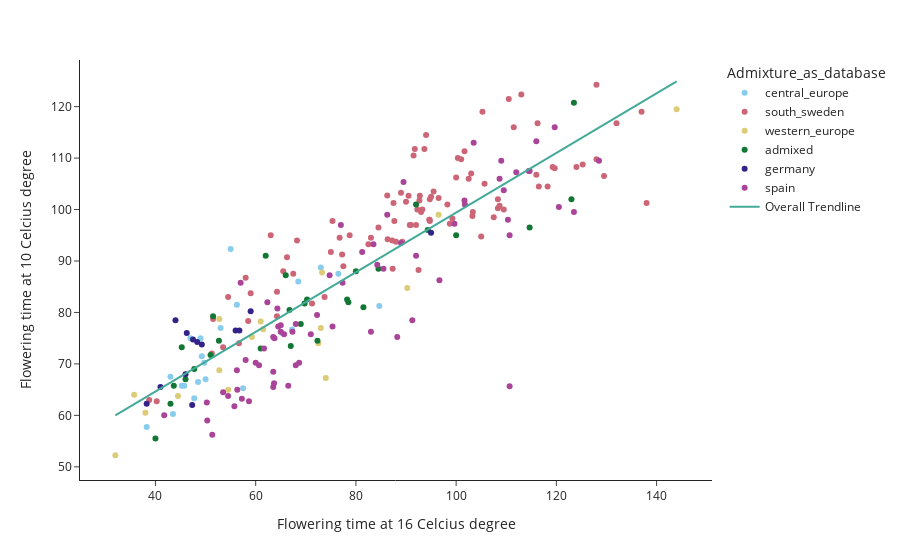

This figure's notebook cell:
### Code cell
fig_ft10_ft16.show()

### Figure 1 — Plotly figure (JSON) as saved in the notebook; plotly's stock layout.template omitted (floating-point values rounded to 4 significant figures; data arrays with more than 128 entries replaced by an {"elided": "..."} marker saying what was removed)
{"data": [{"customdata": [[0, 0.923, 1.3], [0.04878, 1, 2.5], [0.4634, 1, -0.6], [0.8478, 0.962, -2.3], [1, 1, -0.7], [0, 0.9, 0.2], [0.8519, 0.717, -0.7], [0.977, 0.842, -0.7], [0.9667, 1, -0.7], [0.7609, 1, -0.6], [0, 0.884, -2.3], [0.9388, 0.865, -0.2], [0.6724, 0.96, 3.2], [0.9773, 0.85, 1.1], [0.45, 1, 0.8], [0.1463, 0.972, 3.1], [0.4545, 1, 1.6], [0.5606, 0.986, 1.6], [0.3455, 0.95, 1.4], [0.04444, 0.908, 1.7], [1, 0.968, 1.6], [1, 1, 1.7]], "hovertemplate": "<b>%{hovertext}</b><br><br>Admixture_as_database=central_europe<br>Flowering time at 16 Celcius degree=%{x}<br>Flowering time at 10 Celcius degree=%{y}<br>sdorm_rate=%{customdata[0]}<br>pdorm_rate=%{customdata[1]}<br>bio9=%{customdata[2]}<extra></extra>", "hovertext": ["ICE63 / Copac-1", "ICE21 / Petro-1", "Doubravnik7", "Gr-1", "DraIV 2-9", "UduI 1-11", "ZdrI 1-23", "ZdrI 2-21", "Bor-4", "Pu2-8", "Gr-5", "Jm-0", "Kyoto", "Sr:5", "Toc-1", "Staro-2", "Fell3-7", "Bach-7", "Erg2-6", "Wank-2", "Obe1-15", "Schl-7"], "legendgroup": "central_europe", "marker": {"color": "rgb(136, 204, 238)", "symbol": "circle"}, "mode": "markers", "name": "central_europe", "orientation": "v", "showlegend": true, "type": "scatter", "x": [67.25, 76.5, 65.25, 55, 48.5, 47, 53, 50, 56.25, 84.67, 47.75, 45.25, 49.75, 49, 68.5, 73, 57.5, 49.25, 43.5, 38.25, 45.75, 43], "xaxis": "x", "y": [76.67, 87.5, 76, 92.33, 66.5, 75, 77, 67, 81.5, 81.25, 63.33, 65.75, 70.25, 75, 86, 88.75, 65.25, 71.5, 60.25, 57.75, 65.75, 67.5], "yaxis": "y"}, {"customdata": {"elided": "95x3 float values"}, "hovertemplate": "<b>%{hovertext}</b><br><br>Admixture_as_database=south_sweden<br>Flowering time at 16 Celcius degree=%{x}<br>Flowering time at 10 Celcius degree=%{y}<br>sdorm_rate=%{customdata[0]}<br>pdorm_rate=%{customdata[1]}<br>bio9=%{customdata[2]}<extra></extra>", "hovertext": ["Ale-Stenar-64-24", "Brösarp-11-135", "Brösarp-15-138", "Brösarp-21-140", "App1-12", "App1-14", "App1-16", "Dra1-4", "Fjä1-5", "Fly2-1", "Fly2-2", "Hov1-10", "Hov3-2", "Hov3-5", "Kni-1", "Lis-3", "ÖMö1-7", "Rev-2", "Sparta-1", "T1000", "T1040", "T1070", "T1110", "T1160", "T450", "T460", "T470", "T530", "T540", "T570", "T610", "T670", "T710", "T720", "T740", "T780", "T790", "T800", "T810", "T840", "T860", "T880", "T900", "T930", "T960", "T980", "T990", "TDr-1", "TDr-2", "TDr-4", "TDr-5", "TDr-7", "TDr-8", "TDr-9", "TDr-13", "TDr-17", "TDr-18", "Ull2-5", "Bd-0", "Sp-0", "Ting-1", "Lis-2", "Brö1-6", "Gul1-2", "Kävlinge-1", "Kulturen-1", "Liarum", "Lillö-1", "San-2", "Vimmerby", "Bå5-1", "Hov4-1", "Hovdala-6", "Lis-1", "Lund", "Rev-1", "Fjä1-1", "Ull1-1", "Vinslöv", "Böt 1", "EkS 2", "FlyA 3", "Hal-1", "Hamm-1", "HolA-1 1", "HolA-1 2", "HolA-2 2", "Kal 1", "Kia 1", "Lan 1", "Puk-1", "Stenk-2", "Stenk-3", "Tur-4", "Ale-Stenar-56-14"], "legendgroup": "south_sweden", "marker": {"color": "rgb(204, 102, 119)", "symbol": "circle"}, "mode": "markers", "name": "south_sweden", "orientation": "v", "showlegend": true, "type": "scatter", "x": [86.25, 94.75, 68.25, 64.25, 75.33, 93, 87.33, 101, 87.25, 89.25, 116, 73.75, 86.33, 77.25, 82.5, 51.5, 96.5, 110.5, 128, 105, 92.67, 94, 108.3, 109.5, 87.67, 94.75, 105.2, 93.67, 76.75, 92, 99.25, 90, 100, 89, 113, 137, 102.5, 91.75, 100.3, 84.5, 90.75, 103.2, 107.5, 111.5, 105.7, 101.7, 103.3, 53.5, 56.67, 58.5, 63, 54.5, 91.5, 59, 92.5, 128, 119.7, 125.2, 38.75, 51.25, 108.3, 93.25, 108.7, 92.75, 98.75, 83, 66.25, 132, 94.67, 88, 65.5, 95, 64.25, 58, 92.25, 94.67, 116.2, 40.25, 67.5, 116.5, 71.25, 98.25, 118.2, 91, 78.75, 95.5, 75, 124, 119.2, 103, 77.5, 129.5, 138, 90.5, 87.5], "xaxis": "x", "y": [102.8, 97.75, 94, 84, 97.75, 99.5, 88.5, 109.8, 94, 93.75, 106.8, 83, 94.25, 91.25, 93.25, 78.75, 102.2, 121.5, 124.2, 94.75, 101.8, 114.5, 102, 100, 97.75, 102, 119, 111.8, 94.5, 97, 98.25, 101.5, 106.2, 103.2, 122.3, 119, 106, 111.8, 110, 96.5, 97, 98.75, 98.5, 116, 105, 111.3, 99.5, 73.25, 74, 78.33, 95, 83, 110.5, 83.75, 88.25, 109.8, 108, 108.8, 63, 72, 100.2, 100, 100.8, 102.7, 97.25, 94.5, 90.75, 116.8, 98, 93.75, 88, 102.5, 79.25, 86.75, 100, 98, 116.8, 62.75, 87.5, 104.5, 81.75, 101, 104.5, 97, 95, 103.5, 91.75, 108.2, 108.2, 107, 89, 106.5, 101.2, 102.7, 101.2], "yaxis": "y"}, {"customdata": [[0, 1, 15.6], [0.02174, 0.93, 2.6], [0, 0.877, 6.4], [0.3958, 1, 8], [0.9167, 0.943, 16.7], [0.9455, 0.96, 6.8], [0, 0.057, 5.6], [0, 0.756, 19.2], [0.6585, 0.845, 14.8], [0, 1, 16], [0, 1, 17.2], [0, 0.414, 16.9], [0, 1, 17.8], [0, 0.827, 14.1], [0, 0.742, 18.7], [0, 0.701, 6.3], [0.02273, 1, 16]], "hovertemplate": "<b>%{hovertext}</b><br><br>Admixture_as_database=western_europe<br>Flowering time at 16 Celcius degree=%{x}<br>Flowering time at 10 Celcius degree=%{y}<br>sdorm_rate=%{customdata[0]}<br>pdorm_rate=%{customdata[1]}<br>bio9=%{customdata[2]}<extra></extra>", "hovertext": ["LDV-46", "T480", "NFA-8", "Alst-1", "Van-0", "Gy-0", "Mir-0", "IP-All-0", "IP-Pds-1", "IP-Sac-0", "IP-Svi-0", "IP-Vin-0", "IP-Bor-0", "IP-Hue-3", "ARR-17", "WAV-8", "Qui-0"], "legendgroup": "western_europe", "marker": {"color": "rgb(221, 204, 119)", "symbol": "circle"}, "mode": "markers", "name": "western_europe", "orientation": "v", "showlegend": true, "type": "scatter", "x": [52.75, 52.75, 44.5, 61, 38, 54.5, 72.5, 35.75, 96.5, 59.25, 32, 90.25, 73, 144, 73.25, 74, 61.5], "xaxis": "x", "y": [68.75, 78.75, 63.75, 78.25, 60.5, 65, 74, 64, 99, 75.25, 52.25, 84.75, 77, 119.5, 87.75, 67.25, 76.75], "yaxis": "y"}, {"customdata": [[1, 0.883, 1.9], [0.75, 1, -4.3], [0.9892, 1, 1.9], [0, 0.989, 2.9], [0, 0.965, 10.6], [0.5227, 0.949, 4.7], [0.02174, 0.883, 3.2], [0.5833, 0.975, 1.3], [0.4583, 0.767, 5.9], [0.8148, 0.935, 3.7], [0.9884, 0.936, 5], [0.9231, 0.953, 1.6], [0.7674, 0.959, 22.5], [0, 0.568, 19.2], [0.6304, 0.827, 20.1], [0.5714, 1, 18.9], [0, 0.864, 15.9], [0.6429, 0.831, 16.9], [0, 0.742, 19.5], [0.1957, 0.918, 19.9], [0, 0.617, 19.8], [0, 0.969, 21.2], [0.8125, 1, 19.8], [0, 0.217, 17.9], [0.1556, 1, 16.9], [0, 0.95, 14.7], [0, 0.847, 16], [0, 1, 19.9], [0, 0.056, 23.2]], "hovertemplate": "<b>%{hovertext}</b><br><br>Admixture_as_database=admixed<br>Flowering time at 16 Celcius degree=%{x}<br>Flowering time at 10 Celcius degree=%{y}<br>sdorm_rate=%{customdata[0]}<br>pdorm_rate=%{customdata[1]}<br>bio9=%{customdata[2]}<extra></extra>", "hovertext": ["Hovdala-2", "Ws-2", "Ak-1", "Bs-1", "Bur-0", "Gie-0", "Hh-0", "Np-0", "Oy-0", "Pt-0", "Utrecht", "Bå1-2", "IP-Alo-0", "IP-Jim-1", "IP-Moc-11", "IP-Mun-0", "IP-Orb-10", "IP-Vad-0", "IP-Vae-2", "IP-Vdt-0", "IP-Ver-5", "IP-Cir-0", "IP-Cot-0", "IP-Loz-0", "IP-Pie-0", "IP-Rib-1", "IP-Sam-0", "IP-Smt-1", "IP-Mah-6"], "legendgroup": "admixed", "marker": {"color": "rgb(17, 119, 51)", "symbol": "circle"}, "mode": "markers", "name": "admixed", "orientation": "v", "showlegend": true, "type": "scatter", "x": [62, 43, 47.75, 51, 66, 52.67, 78.25, 43.67, 70.25, 51.5, 40, 45.25, 69, 123, 114.7, 92, 72.33, 46, 100, 66.75, 61, 69.75, 67, 123.5, 78.5, 94.33, 84.5, 81.5, 80], "xaxis": "x", "y": [91, 62.25, 69, 71.75, 87.25, 74.5, 82.5, 65.75, 82.5, 79.25, 55.5, 73.25, 77.75, 102, 96.5, 101, 74.5, 67, 95, 80.5, 73, 81.75, 73.5, 120.8, 82, 96, 88.5, 81, 88], "yaxis": "y"}, {"customdata": [[0.02174, 1, 3.5], [0.68, 0.928, 4.7], [1, 1, 4.1], [0, 0.931, 5.8], [0.02439, 0.962, 4.9], [0, 1, 4.2], [0.8636, 0.892, 5.2], [1, 0.99, 2.7], [1, 0.849, 4.9], [0.82, 0.939, -2.5], [1, 0.988, 4.5], [0.7619, 1, 0.8], [0.3818, 0.972, 2.5]], "hovertemplate": "<b>%{hovertext}</b><br><br>Admixture_as_database=germany<br>Flowering time at 16 Celcius degree=%{x}<br>Flowering time at 10 Celcius degree=%{y}<br>sdorm_rate=%{customdata[0]}<br>pdorm_rate=%{customdata[1]}<br>bio9=%{customdata[2]}<extra></extra>", "hovertext": ["Ei-2", "Nok-3", "Wt-5", "Baa-1", "Benk-1", "Ca-0", "En-2", "Fr-2", "Mnz-0", "Mh-0", "Ob-0", "St-0", "Kelsterbach-4"], "legendgroup": "germany", "marker": {"color": "rgb(51, 34, 136)", "symbol": "circle"}, "mode": "markers", "name": "germany", "orientation": "v", "showlegend": true, "type": "scatter", "x": [56.75, 56, 44, 59, 95, 38.25, 41, 46.25, 46, 47.33, 49.25, 48.33, 47.5], "xaxis": "x", "y": [76.5, 76.5, 78.5, 80.25, 95.5, 62.25, 65.5, 76, 68, 62, 73.75, 74.25, 74.75], "yaxis": "y"}, {"customdata": {"elided": "68x3 float values"}, "hovertemplate": "<b>%{hovertext}</b><br><br>Admixture_as_database=spain<br>Flowering time at 16 Celcius degree=%{x}<br>Flowering time at 10 Celcius degree=%{y}<br>sdorm_rate=%{customdata[0]}<br>pdorm_rate=%{customdata[1]}<br>bio9=%{customdata[2]}<extra></extra>", "hovertext": ["LL-0", "Se-0", "Ts-1", "Ts-5", "Sf-1", "Sf-2", "Bla-1", "IP-Ang-0", "IP-Bar-1", "IP-Ber-0", "IP-Bis-0", "IP-Cab-3", "IP-Cal-0", "IP-Cdc-3", "IP-Cdo-0", "IP-Coc-1", "IP-Deh-1", "IP-Elb-0", "IP-Men-2", "IP-Moa-0", "IP-Mur-0", "IP-Pal-0", "IP-Pan-0", "IP-Rds-0", "IP-Ria-0", "IP-Stp-0", "IP-Tdc-0", "IP-Tor-1", "IP-Vaz-0", "IP-Vdm-0", "IP-Vig-1", "IP-Voz-0", "IP-Vpa-1", "IP-Are-0", "IP-Aru-0", "IP-Aul-0", "IP-Boa-0", "IP-Cha-0", "IP-Cho-0", "IP-Cod-0", "IP-Dar-0", "IP-Ees-0", "IP-Elp-0", "IP-Esn-2", "IP-Evs-0", "IP-Ezc-2", "IP-Ini-0", "IP-Lam-0", "IP-Lch-0", "IP-Leg-0", "IP-Lro-0", "IP-Lum-0", "IP-Mac-0", "IP-Mat-0", "IP-Mie-1", "IP-Moe-0", "IP-Oja-0", "IP-Pad-0", "IP-Pee-0", "IP-Piq-0", "IP-Pru-0", "IP-Pva-1", "IP-Sfb-6", "IP-Tau-0", "IP-Usa-0", "IP-Vas-0", "Agu-1", "Vie-0"], "legendgroup": "spain", "marker": {"color": "rgb(170, 68, 153)", "symbol": "circle"}, "mode": "markers", "name": "spain", "orientation": "v", "showlegend": true, "type": "scatter", "x": [54.5, 50.33, 50.25, 63.67, 53.5, 51.33, 63.5, 64.5, 68, 99.67, 81.25, 56.33, 89.5, 92, 108.7, 89, 91.25, 88.25, 65, 112, 83.5, 103.5, 109.5, 60, 123.5, 85.5, 101.8, 77.33, 109, 110.7, 60.67, 77, 75.33, 55.75, 72.25, 62.33, 63.5, 65.67, 63.75, 128.5, 120.5, 68, 58.67, 84.25, 65, 119.7, 67.33, 61.67, 63.5, 66.5, 83, 64.33, 114.5, 57.25, 101.7, 68.67, 56.25, 74.75, 116, 41.75, 57, 96.67, 71, 58, 110.3, 114.7, 110.7, 86.25], "xaxis": "x", "y": [63.75, 59, 62.5, 66.25, 64.5, 56.25, 65.5, 77.25, 69.75, 97.25, 91.75, 65, 105.3, 91, 106, 93.5, 78.5, 75.25, 76.25, 107.2, 93.25, 113, 103.8, 70.25, 99.5, 88.5, 101, 85.75, 109.5, 95, 69.75, 97, 77.25, 61.75, 79.5, 82, 68.5, 75.75, 75, 109.5, 100.5, 77.75, 62.75, 89.25, 77.5, 116, 76.25, 73, 75.25, 65.75, 76.25, 80.75, 107.5, 63.25, 101.8, 70.25, 68.75, 87.25, 113.2, 60, 85.75, 86.25, 75.75, 70.75, 98, 107.5, 65.67, 99], "yaxis": "y"}, {"hovertemplate": "<b>OLS trendline</b><br>FT10 = 0.579869 * FT16 + 41.4244<br>R<sup>2</sup>=0.774798<br><br>Flowering time at 16 Celcius degree=%{x}<br>Flowering time at 10 Celcius degree=%{y} <b>(trend)</b><extra></extra>", "legendgroup": "Overall Trendline", "line": {"color": "rgb(68, 170, 153)"}, "mode": "lines", "name": "Overall Trendline", "showlegend": true, "type": "scatter", "x": {"elided": "244 float values"}, "xaxis": "x", "y": {"elided": "244 float values"}, "yaxis": "y"}], "layout": {"legend": {"title": {"text": "Admixture_as_database"}, "tracegroupgap": 0}, "margin": {"t": 60}, "xaxis": {"anchor": "y", "domain": [0, 1], "title": {"text": "Flowering time at 16 Celcius degree"}}, "yaxis": {"anchor": "x", "domain": [0, 1], "title": {"text": "Flowering time at 10 Celcius degree"}}}}
